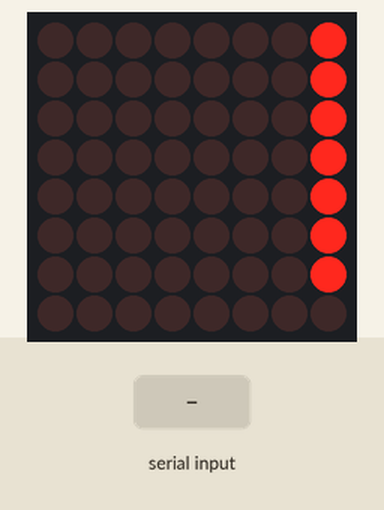
Simulated run of this sketch. Board: Arduino Uno, built with avr-gcc and run on an emulated ATmega328P. Shown: 8×8 LED matrix. The inputs (shaded band) are chosen by the test bench. What the sketch prints to the serial monitor is not drawn.

Above: at 0.25 s.
At 4.55 s:
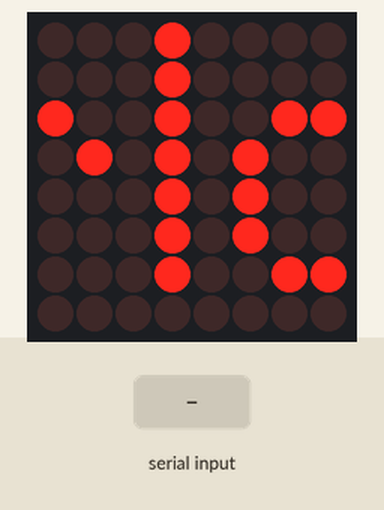
4.6 s: "0\n" received over Serial
At 5.75 s:
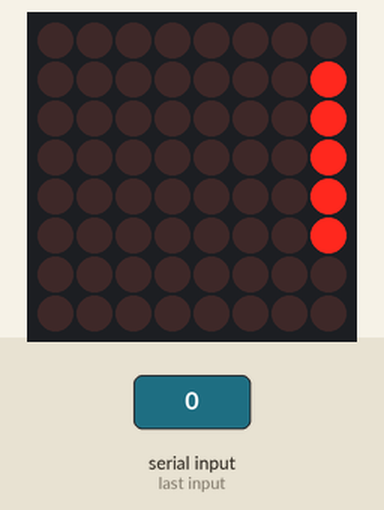

The sketch:

ParolaTest.ino
```cpp
// Use the Parola library to scroll text on the display
//
// Demonstrates the use of the scrolling function to display text received
// from the serial interface
//
// User can enter text on the serial monitor and this will display as a
// scrolling message on the display.
// Speed for the display is controlled by a pot on SPEED_IN analog in.
// Scrolling direction is controlled by a switch on DIRECTION_SET digital in.
// Invert ON/OFF is set by a switch on INVERT_SET digital in.
//
// UISwitch library can be found at https://github.com/MajicDesigns/MD_UISwitch
// MD_MAX72XX library can be found auit https://github.com/MajicDesigns/MD_MAX72XX
//

#include <MD_Parola.h>
#include <MD_MAX72xx.h>
#include <SPI.h>

// set to 1 if we are implementing the user interface pot, switch, etc
#define USE_UI_CONTROL 0

#if USE_UI_CONTROL
#include <MD_UISwitch.h>
#endif

// Turn on debug statements to the serial output
#define DEBUG 0

#if DEBUG
#define PRINT(s, x) { Serial.print(F(s)); Serial.print(x); }
#define PRINTS(x) Serial.print(F(x))
#define PRINTX(x) Serial.println(x, HEX)
#else
#define PRINT(s, x)
#define PRINTS(x)
#define PRINTX(x)
#endif

// Define the number of devices we have in the chain and the hardware interface
// NOTE: These pin numbers will probably not work with your hardware and may
// need to be adapted
#define HARDWARE_TYPE MD_MAX72XX::GENERIC_HW
#define MAX_DEVICES 1
#define CLK_PIN   13
#define DATA_PIN  11
#define CS_PIN    10

// HARDWARE SPI
MD_Parola P = MD_Parola(HARDWARE_TYPE, CS_PIN, MAX_DEVICES);
// SOFTWARE SPI
//MD_Parola P = MD_Parola(HARDWARE_TYPE, DATA_PIN, CLK_PIN, CS_PIN, MAX_DEVICES);

// Scrolling parameters
#if USE_UI_CONTROL
const uint8_t SPEED_IN = A5;
const uint8_t INTENSITY_IN = A4;
const uint8_t DIRECTION_SET = 8;  // change the effect
const uint8_t INVERT_SET = 9;     // change the invert

const uint8_t SPEED_DEADBAND = 5;
#endif // USE_UI_CONTROL

const uint8_t DEFAULT_INTENSITY = 1;
uint8_t currentIntensity = DEFAULT_INTENSITY;

uint8_t scrollSpeed = 100;    // default frame delay value
textEffect_t scrollEffect = PA_SCROLL_LEFT;
textPosition_t scrollAlign = PA_LEFT;
uint16_t scrollPause = 0; // in milliseconds

// Global message buffers shared by Serial and Scrolling functions
#define  BUF_SIZE  75
char curMessage[BUF_SIZE] = { "" };
char newMessage[BUF_SIZE] = { "Hello world!" };
bool newMessageAvailable = true;

#if USE_UI_CONTROL

MD_UISwitch_Digital uiDirection(DIRECTION_SET);
MD_UISwitch_Digital uiInvert(INVERT_SET);

void doUI(void) {
  // set the speed if it has changed
  {
    int16_t speed = map(analogRead(SPEED_IN), 0, 1023, 10, 150);

    if ((speed >= ((int16_t)P.getSpeed() + SPEED_DEADBAND)) ||
      (speed <= ((int16_t)P.getSpeed() - SPEED_DEADBAND))) {
      P.setSpeed(speed);
      scrollSpeed = speed;
      PRINT("\nChanged speed to ", P.getSpeed());
    }
  }

  // set intensity if it has changed
  {
    int8_t intensity = map(analogRead(INTENSITY_IN), 0, 1023, 1, 15);

    if (intensity != currentIntensity) {
      currentIntensity = intensity;
      P.setIntensity(currentIntensity);
    }
  }


  // SCROLL DIRECTION
  if (uiDirection.read() == MD_UISwitch::KEY_PRESS) {
    PRINTS("\nChanging scroll direction");
    scrollEffect = (scrollEffect == PA_SCROLL_LEFT ? PA_SCROLL_RIGHT : PA_SCROLL_LEFT);
    P.setTextEffect(scrollEffect, scrollEffect);
    P.displayClear();
    P.displayReset();
  }

  // INVERT MODE
  if (uiInvert.read() == MD_UISwitch::KEY_PRESS) {
    PRINTS("\nChanging invert mode");
    P.setInvert(!P.getInvert());
  }
}
#endif // USE_UI_CONTROL

void readSerial(void) {
  static char *cp = newMessage;

  while (Serial.available())
  {
    *cp = (char)Serial.read();
    if ((*cp == '\n') || (cp - newMessage >= BUF_SIZE-2)) // end of message character or full buffer
    {
      *cp = '\0'; // end the string
      // restart the index for next filling spree and flag we have a message waiting
      cp = newMessage;
      newMessageAvailable = true;
    }
    else  // move char pointer to next position
      cp++;
  }
}

void setup() {
  Serial.begin(57600);
  Serial.print("\n[Parola Scrolling Display]\nType a message for the scrolling display\nEnd message line with a newline");

#if USE_UI_CONTROL
  uiDirection.begin();
  uiInvert.begin();
  pinMode(SPEED_IN, INPUT);
  pinMode(INTENSITY_IN, INPUT);

  doUI();
#endif // USE_UI_CONTROL

  P.begin();
#if !USE_UI_CONTROL
  P.setIntensity(currentIntensity);
#endif
  P.displayText(curMessage, scrollAlign, scrollSpeed, scrollPause, scrollEffect, scrollEffect);
}

void loop() {
#if USE_UI_CONTROL
  doUI();
#endif // USE_UI_CONTROL

  if (P.displayAnimate()) {
    if (newMessageAvailable) {
      strcpy(curMessage, newMessage);
      newMessageAvailable = false;
    }
    P.displayReset();
  }
  readSerial();
}
```

Measured:
- after the input at 4.6 s, the display: first differs from a run without the input after 1.1 s (image 2)
